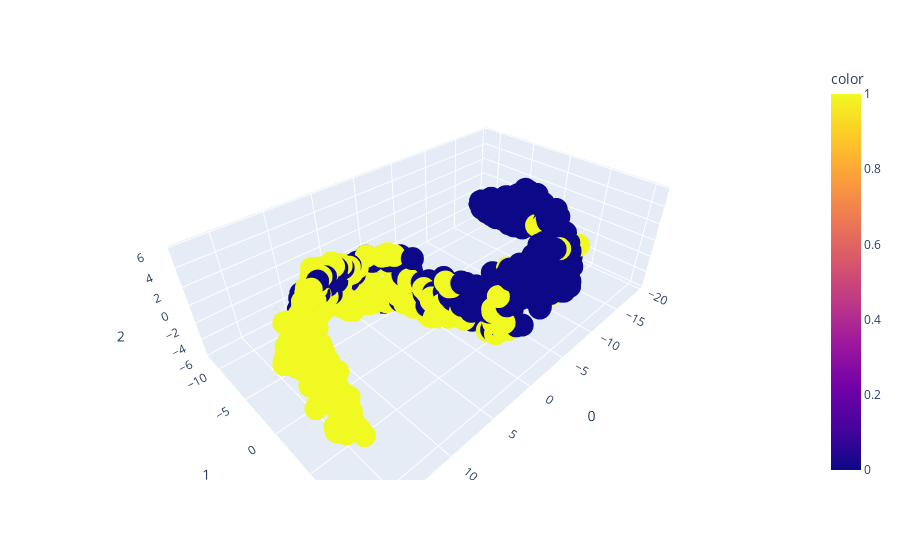

Notebook code cell kept with this figure:
### Code cell
tsne3D = TSNE(n_components=3)

data_tsne3D = tsne3D.fit_transform(data)
fig = px.scatter_3d(data_tsne3D, x=0, y=1, z=2, color=labels)
fig.show()

# Display the 3D Tensor with matplotlib in the case plotly is not displaying properly
# Matplolib Picture is not interactive and it is harder to see if the clusters are well separated

fig = plt.figure()
ax = fig.add_subplot(111, projection='3d')
ax.scatter(data_tsne3D[:, 0], data_tsne3D[:, 1], data_tsne3D[:, 2], c=labels)
plt.show()

### Figure 1 — Plotly figure (JSON) as saved in the notebook; plotly's stock layout.template omitted (floating-point values rounded to 4 significant figures; data arrays with more than 128 entries replaced by an {"elided": "..."} marker saying what was removed)
{"data": [{"hovertemplate": "0=%{x}<br>1=%{y}<br>2=%{z}<br>color=%{marker.color}<extra></extra>", "legendgroup": "", "marker": {"color": {"elided": "800 int values"}, "coloraxis": "coloraxis", "symbol": "circle"}, "mode": "markers", "name": "", "scene": "scene", "showlegend": false, "type": "scatter3d", "x": {"elided": "800 float values"}, "y": {"elided": "800 float values"}, "z": {"elided": "800 float values"}}], "layout": {"coloraxis": {"colorbar": {"title": {"text": "color"}}, "colorscale": [[0, "#0d0887"], [0.1111, "#46039f"], [0.2222, "#7201a8"], [0.3333, "#9c179e"], [0.4444, "#bd3786"], [0.5556, "#d8576b"], [0.6667, "#ed7953"], [0.7778, "#fb9f3a"], [0.8889, "#fdca26"], [1, "#f0f921"]]}, "legend": {"tracegroupgap": 0}, "margin": {"t": 60}, "scene": {"domain": {"x": [0, 1], "y": [0, 1]}, "xaxis": {"title": {"text": "0"}}, "yaxis": {"title": {"text": "1"}}, "zaxis": {"title": {"text": "2"}}}}}
